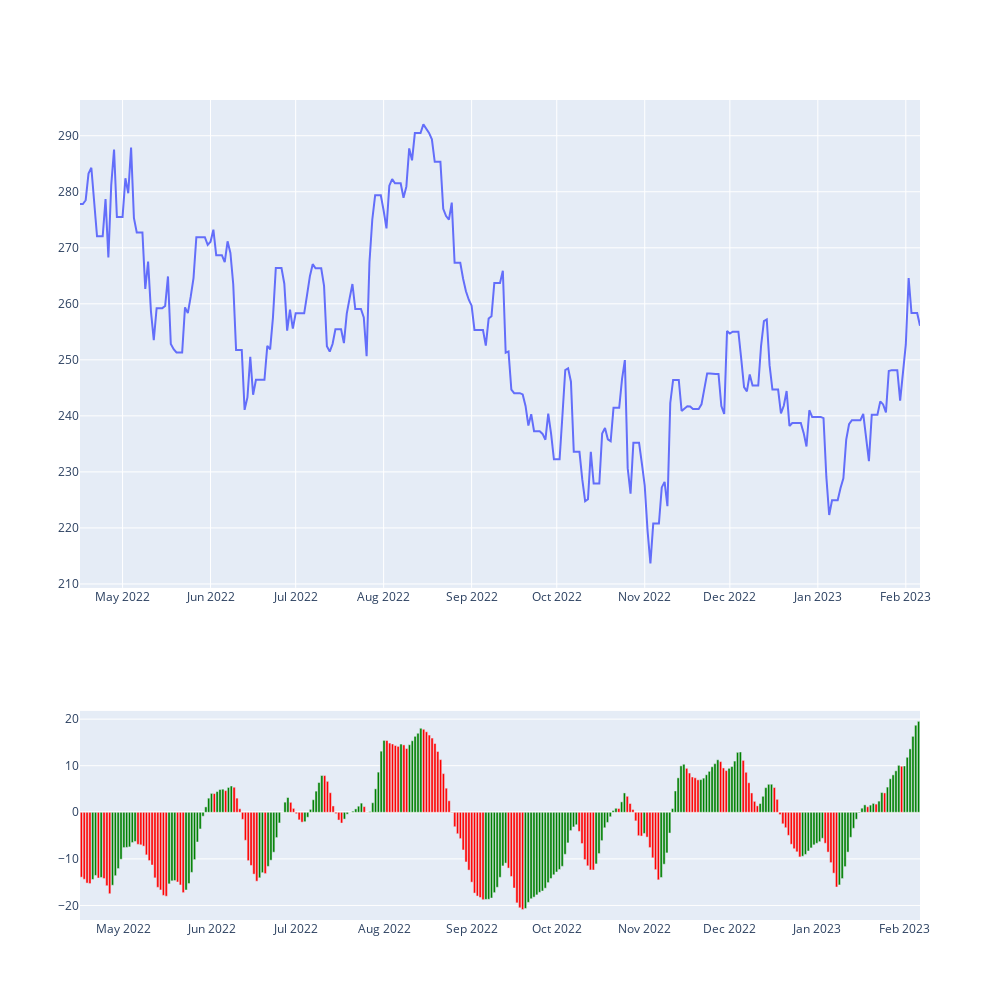

Source (notebook cell):
### Code cell
fig2 = make_subplots(rows=2, cols=1, row_heights = [0.7, 0.3])

fig2.add_trace(go.Scatter(x=data.index, y=data["Close"], showlegend=False), col=1, row=1)
fig2.add_trace(go.Bar(x=data.index, y=data["Awesome Osc."], marker_color = data["Awesome Color"], showlegend=False), col=1, row=2)

fig2.update_layout(height=1000, width=1000)
fig2.show()

### Figure 1 — Plotly figure (JSON) as saved in the notebook; plotly's stock layout.template omitted (floating-point values rounded to 4 significant figures; data arrays with more than 128 entries replaced by an {"elided": "..."} marker saying what was removed)
{"data": [{"showlegend": false, "type": "scatter", "x": {"elided": "297 str values"}, "xaxis": "x", "y": {"elided": "297 float values"}, "yaxis": "y"}, {"marker": {"color": {"elided": "297 str values"}}, "showlegend": false, "type": "bar", "x": {"elided": "297 str values"}, "xaxis": "x2", "y": {"elided": "297 float values"}, "yaxis": "y2"}], "layout": {"height": 1000, "width": 1000, "xaxis": {"anchor": "y", "domain": [0, 1]}, "xaxis2": {"anchor": "y2", "domain": [0, 1]}, "yaxis": {"anchor": "x", "domain": [0.405, 1]}, "yaxis2": {"anchor": "x2", "domain": [0, 0.255]}}}
